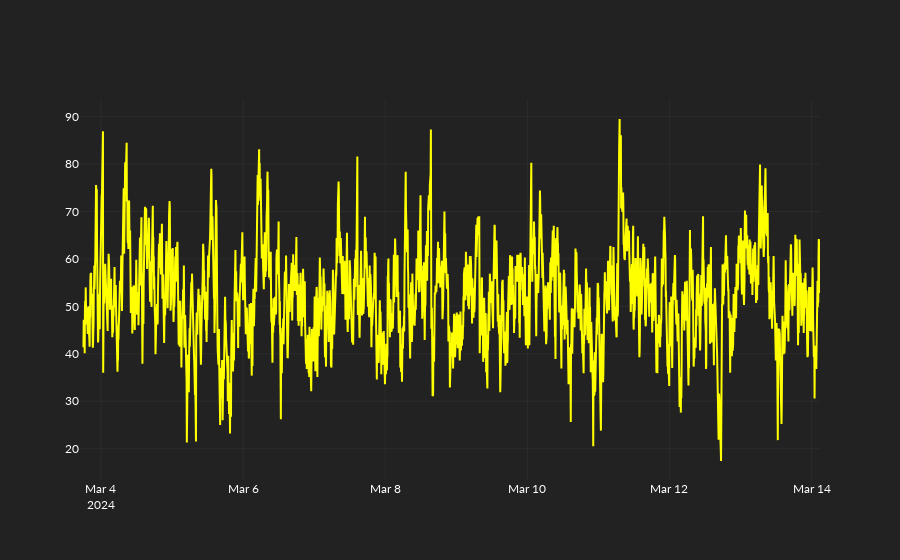

The code cell stored with this chart in its notebook:
### Code cell
fig.add_scatter(
    x=datetimes,
    y=rsi,
    name="rsi",
    line_color="yellow",
)

### Figure 1 — Plotly figure (JSON) as saved in the notebook; plotly's stock layout.template omitted (floating-point values rounded to 4 significant figures; data arrays with more than 128 entries replaced by an {"elided": "..."} marker saying what was removed)
{"data": [{"line": {"color": "yellow"}, "name": "rsi", "type": "scatter", "x": {"elided": "3000 str values"}, "y": {"elided": "3000 float values"}}], "layout": {}}
